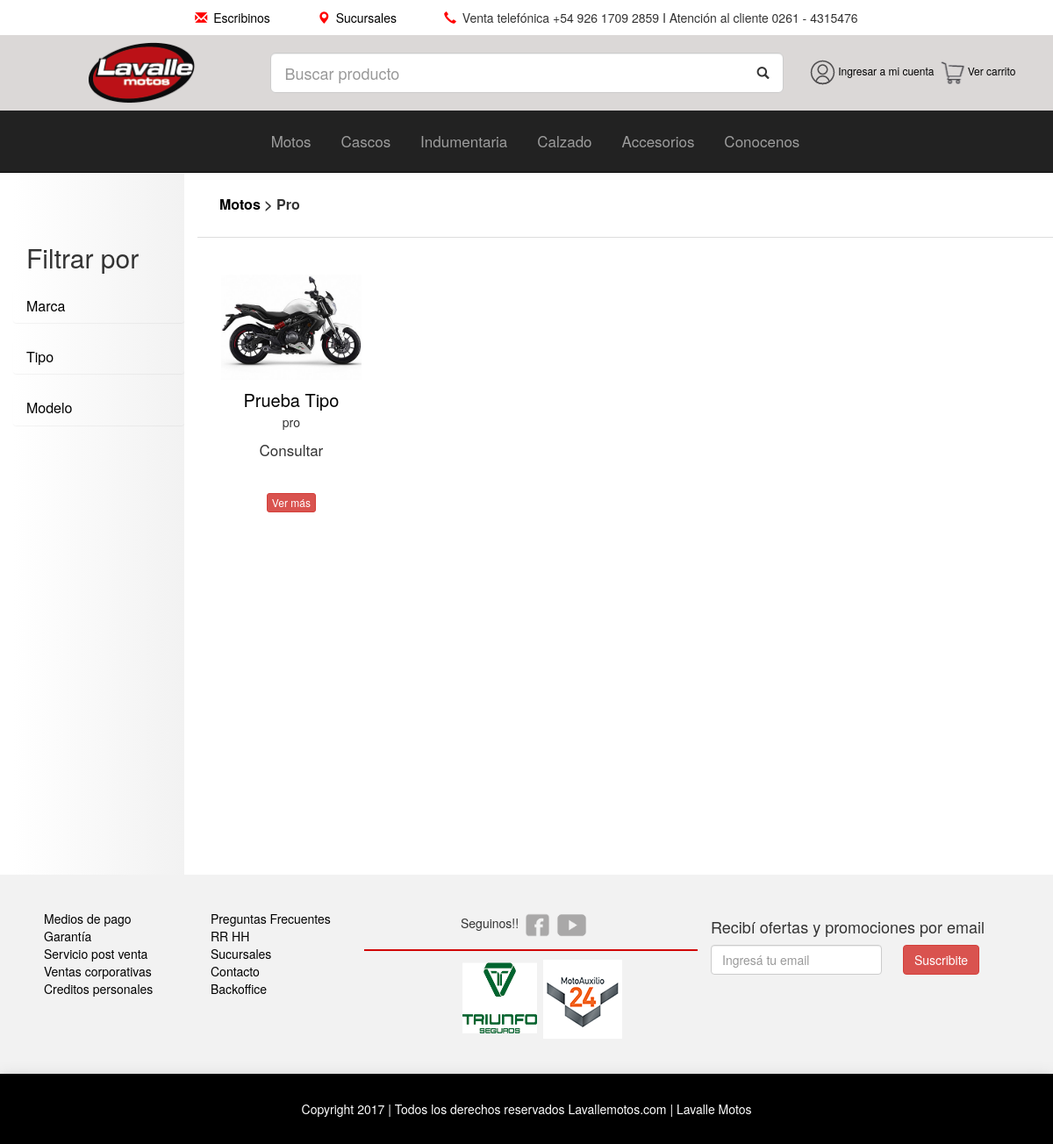
The app's page /filtrar?modelo=pro&rubro=Motos with its own data.
### tables this page shows
CREATE TABLE `productos` (
  `sku` varchar(15) NOT NULL,
  `titulo` varchar(50) NOT NULL,
  `stock` int(10) UNSIGNED NOT NULL,
  `precio` float(8,3) NOT NULL,
  `rubro` varchar(30) NOT NULL,
  `marca` varchar(30) NOT NULL,
  `tipo` varchar(30) NOT NULL,
  `modelo` varchar(30) NOT NULL,
  `talle` varchar(4) NOT NULL,
  `destacado` tinyint(1) NOT NULL,
  `publicado` tinyint(1) NOT NULL,
  `img` varchar(50) NOT NULL,
  `img2` varchar(50) NOT NULL,
  `img3` varchar(50) NOT NULL
);

### application/controllers/Home.php (called while the page is built, shortened)
<?php
class Home extends CI_Controller {
	public function __construct()
	{
		$this->load->helper('url');
		$this->load->model('productos');
        $this->load->model('checkout');
        $this->load->model('suscripcion');
        $this->load->model('pedido');
	}
    public function formularios()
    {
        $data['form_action'] = "enviar";
        $this->load->view('formularios/login',$data);
        $this->load->view('formularios/contacto',$data);
        $this->load->view('formularios/post_venta',$data);
        $this->load->view('formularios/rrhh',$data);
        $this->load->view('formularios/sucursales',$data);
        $this->load->view('formularios/venta_corporativa',$data);
        $this->load->view('formularios/preguntas',$data);
        $this->load->view('formularios/creditos',$data);
        $this->load->view('formularios/preguntas',$data);
    }
    public function navbar()
    {
        $data['motos_marcas']=$this->productos->filtrar_marcas("motos");
        $data['motos_modelos']=$this->productos->filtrar_modelos("motos");
        $data['cascos_marcas']=$this->productos->filtrar_marcas("cascos");
        $data['cascos_modelos']=$this->productos->filtrar_modelos("cascos");
        $data['indumentaria_marcas']=$this->productos->filtrar_marcas("indumentaria");
        $data['indumentaria_modelos']=$this->productos->filtrar_modelos("indumentaria");
        $data['calzado_marcas']=$this->productos->filtrar_marcas("calzado");
        $data['calzado_modelos']=$this->productos->filtrar_modelos("calzado");
        $this->load->view('navbar2',$data);
    }
    public function filtrar()
    {
        $filtrado=array("sku"=>"", "rubro"=>"", "marca"=>"", "tipo"=>"", "modelo"=>"", "buscado"=>"");
        $filtrado["sku"]=$this->input->get('sku');
        $filtrado["rubro"]=$this->input->get('rubro');
        $filtrado["marca"]=$this->input->get('marca');
        $filtrado["tipo"]=$this->input->get('tipo');
        $filtrado["modelo"]=$this->input->get('modelo');
        $filtrado["buscado"]=$this->input->post('buscado');
        $productos=$this->productos->filtrar($filtrado);
        $data['productos']=$productos;
        $filtrado["rubro"]=$productos[0]['rubro'];
        $data['marcas']=$this->productos->filtrar_marcas($filtrado["rubro"]);
        $data['modelos']=$this->productos->filtrar_modelos($filtrado["rubro"]);
        $data['tipos']=$this->productos->filtrar_tipos($filtrado["rubro"]);
        $data['filtrado']=$filtrado;
        $data['i']=0;
        $this->load->view('header');
        $this->load->view('formularios/comprar',$data);
        $this->load->view('info/garantia');
        $this->load->view('contacto');
        $this->load->view('login');
        $this->load->view('productos/listar',$data);
        $this->load->view('nosotros');
        $this->load->view('footer');
    }
}

### index.php (called while the page is built, shortened)
<?php
require_once BASEPATH.'core/CodeIgniter.php';

### application/models/Productos.php (called while the page is built, shortened)
<?php
include_once "Database.php";
class Productos
{
    public function filtrar($filtrado)
    {
        $db=new database();
        $db->conectar();
        if(isset($filtrado["modelo"]))
        {
            $consulta='SELECT *
                       FROM Productos
                       WHERE rubro = "'.$filtrado["rubro"].'"
                       AND modelo = "'.$filtrado["modelo"].'"
                       AND publicado = true
                       GROUP BY titulo;;';
        }
        $resultado=mysqli_query($db->conexion, $consulta)
        or die ("No se puede filtrar.");
        $productos = array(array("sku", "titulo", "stock", "precio", "rubro", "marca", "tipo", "modelo", "talle", "destacado", "publicado", "img"));
        if(mysqli_num_rows($resultado)==0)
        {
            $mensaje=false;
            return $mensaje;
        }
        else{
            $i=0;
            while($producto = mysqli_fetch_assoc($resultado))
            {
                $sku=ltrim($producto["sku"],"0");
                $productos[$i]["sku"]=$sku;
                $productos[$i]["titulo"]=$producto["titulo"];
                $productos[$i]["stock"]=$producto["stock"];
                if($producto["rubro"]=="Motos")
                {
                    $productos[$i]["precio"]="Consultar";
                }
                else
                    {
                    $productos[$i]["precio"]=round($producto["precio"], 0, PHP_ROUND_HALF_UP);
                    }
                $productos[$i]["rubro"]=$producto["rubro"];
                $productos[$i]["marca"]=$producto["marca"];
                $productos[$i]["tipo"]=$producto["tipo"];
                $productos[$i]["modelo"]=$producto["modelo"];
                $productos[$i]["talle"]=$producto["talle"];
                $productos[$i]["destacado"]=$producto["destacado"];
                $productos[$i]["publicado"]=$producto["publicado"];
                $productos[$i]["img"]=$producto["img"];
                $i++;
            }
            return $productos;
            }
    }
}
?>

### application/models/Database.php (called while the page is built, shortened)
<?php
class database
{
	public $conexion;
	public function conectar()
	{
		$this->conexion = mysqli_connect(server, user, password, database)
		or die('No se pudo conectar a la base '  . mysqli_error($this->conexion));
		$this->conexion->set_charset("utf8");
		mysqli_query($this->conexion, "SET NAMES 'utf8'");
	}
}
?>

### application/views/productos/listar.php (the view, shortened to what this page needs)
<div class="container-fluid contenido">
    <div class="container ">
        <div class="row">
            <div class="col-md-2 filtro text-left panel-degrade" style="max-height: inherit; height: 100%;">
                <div>
                    <div style="padding: 10px 15px;">
                        <h2>Filtrar por</h2>
                    </div>
                    <div class="panel-group" id="accordion">
                        <div class="panel panel-degrade">
                            <div class="panel-heading">
                                <h4 class="panel-title">
                                    <a data-toggle="collapse" data-parent="#accordion" href="#collapse1"> Marca </a>
                                </h4>
                            </div>
                        </div>
                    </div>
                    <div class="panel panel-degrade">
                        <div class="panel-heading">
                            <h4 class="panel-title">
                                <a data-toggle="collapse" data-parent="#accordion" href="#collapse2"> Tipo </a>
                            </h4>
                        </div>
                    </div>
                    <div class="panel panel-degrade">
                        <div class="panel-heading">
                            <h4 class="panel-title">
                                <a data-toggle="collapse" data-parent="#accordion" href="#collapse3"> Modelo </a>
                            </h4>
                        </div>
                    </div>
                </div>
            </div>
            <div class="col-md-10 container contenido" >
                <div class="row">
                    <div class="col-xs-12 col-sm-12 col-md-12 filtro-barra" id="filtro-barra">
                        <a href="categoria?rubro=<?php echo $filtrado["rubro"]; ?>"> <?php echo ucwords($filtrado["rubro"]);?> </a>
                            <?php
                                if($filtrado["modelo"]!="")
                                {
                                    echo '> '.ucwords($filtrado["modelo"]);
                                }
                            ?>
                    </div>
                </div>
                <div class="row" style="margin-top: 2%;">
                    <?php  if($productos==false): ?>
                        <div class="col-xs-12 col-sm-12 col-md-3 text-center">
                            <h5>No existen productos para la busqueda realizada</h5>
                        </div>
                    <?php else: ?>
                        <?php foreach($productos AS $producto): ?>
                           <div class="col-md-3" style="margin-top: 2%; margin-bottom: 2%;">
                            <div class="thumbnail thumbnail-producto">
                                <img src="<?php echo base_url(); ?>uploads/img/productos/<?php echo $producto["img"]; ?>" alt="<?php echo $producto["titulo"]; ?>" height="auto" width="auto">
                                <div class="caption">
                                    <div class="text-center" style="height: 120px;">
                                        <a href="#" target="_blank"><?php
                                                                        $titulo = substr($producto["titulo"], 0, 24);
                                                                        $titulo = strtolower($titulo);
                                                                        echo ucwords($titulo);
                                                                        ?></a>
                                        <p class="descripcion"><?php echo $producto["modelo"]; ?></p>
                                        <?php if($producto["rubro"]=="Motos"): ?>
                                            <p style="font-size: 17px;"><?php echo $producto["precio"]; ?></p>
                                        <?php else: ?>
                                            <p><?php echo '$ '.$producto["precio"]; ?></p>
                                        <?php endif; ?>
                                    </div>
                                    <a href="producto?sku=<?php echo $producto["sku"]; ?>" class="btn btn-danger btn-xs">Ver m&aacute;s</a>
                                </div>
                            </div>
                           </div>
                        <?php endforeach; ?>
                    <?php endif; ?>
                </div>
            </div>
        </div>
    </div>
</div>

### assets/css/home.css (style rules this page uses)
.container-fluid { padding-right: 0px; padding-left: 0px; margin-right: auto; margin-left: auto; }
body { background-color: #dbd8d7; }
.contenido { background-color: #ffffff; }
.filtro { padding: 50px 0px; font-size: 14px; }
.filtro-barra { padding: 25px; font-size: 16px; font-weight: bold; border-bottom: 1px solid #ddd; margin-left: 15px; }
.panel { border: 0px; }
.panel-degrade { background: linear-gradient(to right,#ffffff, #f2f2f2); background: -webkit-linear-gradient(to right, #ffffff, #f2f2f2); background: -moz-linear-gradient(#917c4d, #ffffff); background: -o-linear-gradient(#917c4d, #ffffff); background: -ms-linear-gradient(#917c4d, #ffffff); }
.caption { text-align: center; font-size: 20px; }
.thumbnail .caption > a:link, .thumbnail .caption > a:visited { color: #ffffff; }
.thumbnail { border: 0px; margin: 0px 15px 0px 15px; }
.thumbnail .caption { color: #333; }
.thumbnail .caption .descripcion { font-size: 14px; }
.thumbnail-producto > img { display: block; max-width: 100%; height: 120px; }

### records on screen
productos: rubro "Motos", modelo "Pro", img (picture), titulo "Prueba Tipo", modelo "pro", precio "Consultar"
